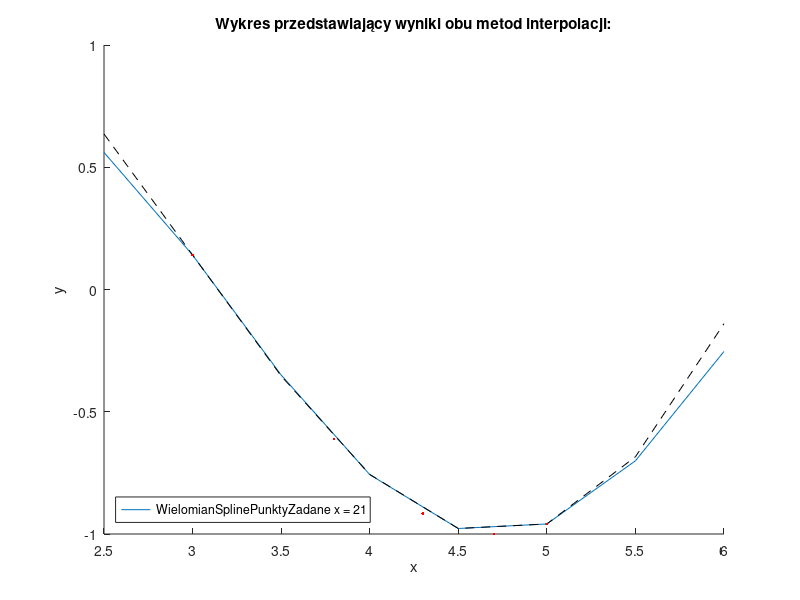

Here is the MATLAB script that generated this plot: (Note: this script raises an error after producing the figure.)


close all;
clear;

X = [ 3,   3.8,   4.3,  4.7,  5.0];
Y = [0.1411, -0.6119, -0.9162, -0.9999, -0.9589];
a = zeros(1,length(X));
w = zeros(length(X)-1);

xx = 2.5:0.5:6;
yy=spline(X,Y,xx);

for i = 1:length(X)
    mian = 1;
    k = 1;
    for j = 1:length(X)
        if (j == i) 
%             if(j == length(X))
%                 break;
%             end
            continue;
        else
            mian = mian .* (X(i)-X(j));
%             mian = mian .* (X(i)-X(j));
        end
        k=k+1;
    end
    a(1,i) = Y(i)./mian;
end

for i = 1:length(X)
    k = 1;
    for j = 1:(length(X))
        if (j == i) 
            continue;
        else
            w(i,k) = (X(j));
        end
        k = k+1;
    end
end

f = @(x) ... 
    (a(1).*(x-w(1,1)).*(x-w(1,2)).*(x-w(1,3)).*(x-w(1,4))) + ...
    (a(2).*(x-w(2,1)).*(x-w(2,2)).*(x-w(2,3)).*(x-w(2,4))) + ...
    (a(3).*(x-w(3,1)).*(x-w(3,2)).*(x-w(3,3)).*(x-w(3,4))) + ...
    (a(4).*(x-w(4,1)).*(x-w(4,2)).*(x-w(4,3)).*(x-w(4,4))) + ...
    (a(5).*(x-w(5,1)).*(x-w(5,2)).*(x-w(5,3)).*(x-w(5,4)));

figure(1);
hold on;
plot(xx,f(xx),xx,yy, 'black--',X, Y,'.r')
%plot( 21, f(21), '.b', 'MarkerSize', 20);
%text(21,(0.96),sprintf(' polynomial = %.3f \n spline = %.3f', f(21), yy(21)));
title ("Wykres przedstawiający wyniki obu metod interpolacji:")
xlabel ("x")
ylabel ("y")
legend(["Wielomian","Spline", "Punkty", "Zadane x = 21"], 'location', 'southwest');
sprintf("Values interpolated for X = 21:\nPolynomial method = %.3f \nSpline method = %.3f", f(21), yy(21))
